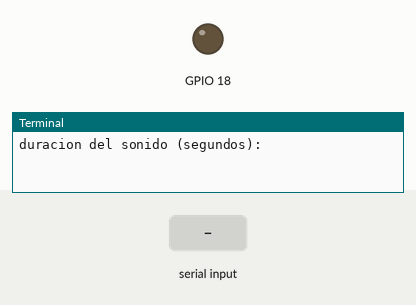
A program run on a simulated Raspberry Pi (BCM pin numbers). Parts: output pins drawn as LEDs (lit = HIGH), the last lines printed to the terminal. Inputs (shaded band) come from the test bench. The clock reads 2024-03-15 10:24:30 at power-on unless the program sets it. At 6.3 s the program stops and its outputs stay as they are.

Above: at 1.2 s.
1.3 s: "5" typed at the terminal, then Enter
At 2.2 s:
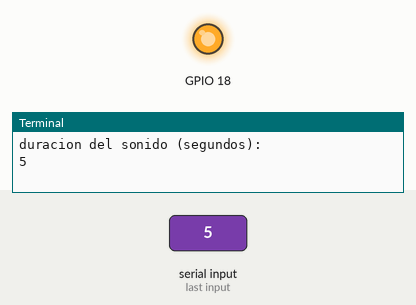
Timing chart, 0 to 7.8 s (numbered marks = the images above; inputs shaded):
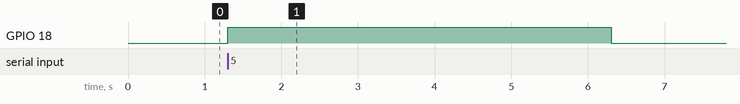

The program:

2.07_ConectorGPIO_ControlarBuzzerActivo_Ejercicio2.py
```python
#############################################
#_____https://frambuesa-pi.blogspot.com/____#
#___https://github.com/frambuesa-pi/python__#
#############################################
# importamos la libreria GPIO
import RPi.GPIO as GPIO
# importamos la libreria time
import time
# desactivamos mensajes de error
GPIO.setwarnings(False)
# indicamos el uso de  la identificacion BCM para los GPIO
GPIO.setmode(GPIO.BCM)
# indicamos que el GPIO18 es de salida de corriente
GPIO.setup(18,GPIO.OUT)
# solicitamos al usuario que introduzca los segundos de duracion
segundos_d=int(input("duracion del sonido (segundos): " ))
# guardo en una variable el momento actual en segundos
inicio=time.time()
# guardo en una variable el momento actual sumando los segundos de duracion
final=time.time()+segundos_d
# enviamos la orden de encender el timbre
GPIO.output(18, True)
# bucle, mientras la primera variable no supere a la segunda se repite el bucle
while inicio<=final:
    # actualizo la variable para controlar el tiempo que ha pasado
    inicio=time.time()
else:
    # si la primera variable no es inferior a la segunda
    # se ha superado el tiempo y paramos el sonido
    GPIO.output(18, False)
```

Measured:
- after the input at 1.3 s, GPIO 18: LOW → HIGH at once, → LOW 5.0 s later
